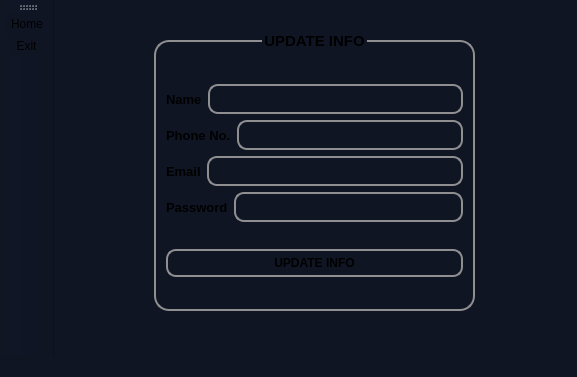
<?xml version="1.0" encoding="UTF-8"?>
<ui version="4.0">
 <class>updateinfo</class>
 <widget class="QMainWindow" name="updateinfo">
  <property name="geometry">
   <rect>
    <x>0</x>
    <y>0</y>
    <width>577</width>
    <height>377</height>
   </rect>
  </property>
  <property name="windowTitle">
   <string>MainWindow</string>
  </property>
  <property name="styleSheet">
   <string notr="true">background-color: rgb(16, 21, 36);</string>
  </property>
  <widget class="QWidget" name="centralwidget">
   <widget class="QGroupBox" name="groupBox">
    <property name="geometry">
     <rect>
      <x>100</x>
      <y>30</y>
      <width>321</width>
      <height>281</height>
     </rect>
    </property>
    <property name="font">
     <font>
      <pointsize>11</pointsize>
      <bold>true</bold>
     </font>
    </property>
    <property name="styleSheet">
     <string notr="true">QGroupBox {
    border: 2px solid #8f8f91;
    border-radius: 15px;
    margin-top: 10px; 
    background-color:rgb(255, 255, 255,0);
    padding: 5px;
}</string>
    </property>
    <property name="title">
     <string>UPDATE INFO</string>
    </property>
    <property name="alignment">
     <set>Qt::AlignmentFlag::AlignCenter</set>
    </property>
    <layout class="QGridLayout" name="gridLayout">
     <item row="0" column="0">
      <layout class="QVBoxLayout" name="verticalLayout">
       <item>
        <layout class="QHBoxLayout" name="horizontalLayout">
         <item>
          <widget class="QLabel" name="label">
           <property name="font">
            <font>
             <pointsize>10</pointsize>
             <bold>true</bold>
            </font>
           </property>
           <property name="text">
            <string>Name</string>
           </property>
          </widget>
         </item>
         <item>
          <widget class="QLineEdit" name="lineEdit_name">
           <property name="styleSheet">
            <string notr="true">QLineEdit{
    border: 2px solid #8f8f91;
    border-radius: 10px; 
    background-color: rgb(255, 255, 255,0);
    min-width: 8px; 
    min-height: 8px;
    padding: 5px;
    margin: 0px;
}
</string>
           </property>
          </widget>
         </item>
        </layout>
       </item>
       <item>
        <layout class="QHBoxLayout" name="horizontalLayout_5">
         <item>
          <widget class="QLabel" name="label_4">
           <property name="font">
            <font>
             <pointsize>10</pointsize>
             <bold>true</bold>
            </font>
           </property>
           <property name="text">
            <string>Phone No.</string>
           </property>
          </widget>
         </item>
         <item>
          <widget class="QLineEdit" name="lineEdit_phno1">
           <property name="styleSheet">
            <string notr="true">QLineEdit{
    border: 2px solid #8f8f91;
    border-radius: 10px; 
    background-color: rgb(255, 255, 255,0);
    min-width: 8px; 
    min-height: 8px;
    padding: 5px;
    margin: 0px;
}
</string>
           </property>
          </widget>
         </item>
        </layout>
       </item>
       <item>
        <layout class="QHBoxLayout" name="horizontalLayout_2">
         <item>
          <widget class="QLabel" name="label_2">
           <property name="font">
            <font>
             <pointsize>10</pointsize>
             <bold>true</bold>
            </font>
           </property>
           <property name="text">
            <string>Email</string>
           </property>
          </widget>
         </item>
         <item>
          <widget class="QLineEdit" name="lineEdit_create_email">
           <property name="styleSheet">
            <string notr="true">QLineEdit{
    border: 2px solid #8f8f91;
    border-radius: 10px; 
    background-color: rgb(255, 255, 255,0);
    min-width: 8px; 
    min-height: 8px;
    padding: 5px;
    margin: 0px;
}
</string>
           </property>
          </widget>
         </item>
        </layout>
       </item>
       <item>
        <layout class="QHBoxLayout" name="horizontalLayout_3">
         <item>
          <widget class="QLabel" name="label_3">
           <property name="font">
            <font>
             <pointsize>10</pointsize>
             <bold>true</bold>
            </font>
           </property>
           <property name="text">
            <string>Password</string>
           </property>
          </widget>
         </item>
         <item>
          <widget class="QLineEdit" name="lineEdit_create_password">
           <property name="styleSheet">
            <string notr="true">QLineEdit{
    border: 2px solid #8f8f91;
    border-radius: 10px; 
    background-color: rgb(255, 255, 255,0);
    min-width: 8px; 
    min-height: 8px;
    padding: 5px;
    margin: 0px;
}
</string>
           </property>
           <property name="echoMode">
            <enum>QLineEdit::EchoMode::PasswordEchoOnEdit</enum>
           </property>
          </widget>
         </item>
        </layout>
       </item>
      </layout>
     </item>
     <item row="1" column="0">
      <widget class="QPushButton" name="pushButton_2">
       <property name="font">
        <font>
         <bold>true</bold>
        </font>
       </property>
       <property name="styleSheet">
        <string notr="true">QPushButton {
    border: 2px solid #8f8f91;
    border-radius: 10px; 
    background-color:rgb(255, 255, 255,0);
    min-width: 10px; 
    min-height: 10px; 
    padding: 5px; 
    margin: 0px; 
}
</string>
       </property>
       <property name="text">
        <string>UPDATE INFO</string>
       </property>
      </widget>
     </item>
    </layout>
   </widget>
  </widget>
  <widget class="QStatusBar" name="statusbar"/>
  <widget class="QToolBar" name="toolBar">
   <property name="windowTitle">
    <string>toolBar</string>
   </property>
   <attribute name="toolBarArea">
    <enum>LeftToolBarArea</enum>
   </attribute>
   <attribute name="toolBarBreak">
    <bool>false</bool>
   </attribute>
   <addaction name="actionHome"/>
   <addaction name="actionExit"/>
  </widget>
  <action name="actionHome">
   <property name="icon">
    <iconset theme="QIcon::ThemeIcon::GoHome"/>
   </property>
   <property name="text">
    <string>Home</string>
   </property>
   <property name="menuRole">
    <enum>QAction::MenuRole::NoRole</enum>
   </property>
  </action>
  <action name="actionExit">
   <property name="icon">
    <iconset theme="QIcon::ThemeIcon::ApplicationExit"/>
   </property>
   <property name="text">
    <string>Exit</string>
   </property>
   <property name="menuRole">
    <enum>QAction::MenuRole::NoRole</enum>
   </property>
  </action>
 </widget>
 <resources/>
 <connections/>
</ui>
